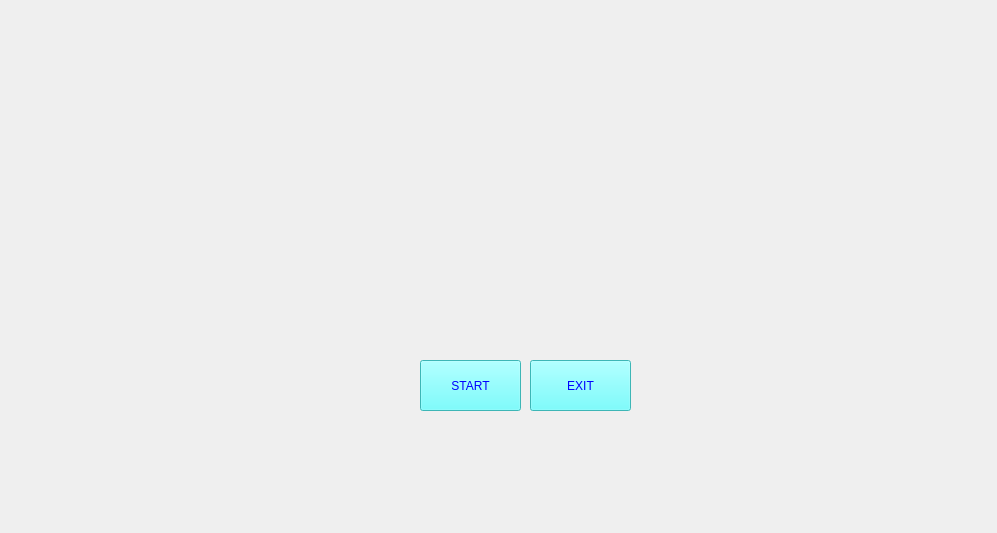
<?xml version="1.0" encoding="UTF-8"?>
<ui version="4.0">
 <class>jarvisUi</class>
 <widget class="QMainWindow" name="jarvisUi">
  <property name="geometry">
   <rect>
    <x>0</x>
    <y>0</y>
    <width>997</width>
    <height>533</height>
   </rect>
  </property>
  <property name="windowTitle">
   <string>MainWindow</string>
  </property>
  <widget class="QWidget" name="centralwidget">
   <widget class="QLabel" name="label">
    <property name="geometry">
     <rect>
      <x>-170</x>
      <y>-10</y>
      <width>1211</width>
      <height>541</height>
     </rect>
    </property>
    <property name="text">
     <string/>
    </property>
    <property name="pixmap">
     <pixmap>Black_Template.jpg</pixmap>
    </property>
    <property name="scaledContents">
     <bool>true</bool>
    </property>
   </widget>
   <widget class="QLabel" name="label_2">
    <property name="geometry">
     <rect>
      <x>630</x>
      <y>10</y>
      <width>371</width>
      <height>281</height>
     </rect>
    </property>
    <property name="text">
     <string/>
    </property>
    <property name="pixmap">
     <pixmap>Iron_Template_1.gif</pixmap>
    </property>
    <property name="scaledContents">
     <bool>true</bool>
    </property>
   </widget>
   <widget class="QLabel" name="label_3">
    <property name="geometry">
     <rect>
      <x>20</x>
      <y>180</y>
      <width>261</width>
      <height>181</height>
     </rect>
    </property>
    <property name="text">
     <string/>
    </property>
    <property name="pixmap">
     <pixmap>jarvis_jj.gif</pixmap>
    </property>
    <property name="scaledContents">
     <bool>true</bool>
    </property>
   </widget>
   <widget class="QLabel" name="label_4">
    <property name="geometry">
     <rect>
      <x>16</x>
      <y>12</y>
      <width>521</width>
      <height>181</height>
     </rect>
    </property>
    <property name="text">
     <string/>
    </property>
    <property name="pixmap">
     <pixmap>initial.gif</pixmap>
    </property>
    <property name="scaledContents">
     <bool>true</bool>
    </property>
   </widget>
   <widget class="QLabel" name="label_5">
    <property name="geometry">
     <rect>
      <x>20</x>
      <y>370</y>
      <width>281</width>
      <height>151</height>
     </rect>
    </property>
    <property name="text">
     <string/>
    </property>
    <property name="pixmap">
     <pixmap>Health_Template.gif</pixmap>
    </property>
    <property name="scaledContents">
     <bool>true</bool>
    </property>
   </widget>
   <widget class="QLabel" name="label_6">
    <property name="geometry">
     <rect>
      <x>730</x>
      <y>320</y>
      <width>251</width>
      <height>181</height>
     </rect>
    </property>
    <property name="text">
     <string/>
    </property>
    <property name="pixmap">
     <pixmap>B.G_Template_1.gif</pixmap>
    </property>
    <property name="scaledContents">
     <bool>true</bool>
    </property>
   </widget>
   <widget class="QPushButton" name="pushButton">
    <property name="geometry">
     <rect>
      <x>420</x>
      <y>360</y>
      <width>101</width>
      <height>51</height>
     </rect>
    </property>
    <property name="styleSheet">
     <string notr="true">color: rgb(0, 0, 255);
background-color: rgb(85, 255, 255);
font: 14pt &quot;MS UI Gothic&quot;;</string>
    </property>
    <property name="text">
     <string>START</string>
    </property>
   </widget>
   <widget class="QPushButton" name="pushButton_2">
    <property name="geometry">
     <rect>
      <x>530</x>
      <y>360</y>
      <width>101</width>
      <height>51</height>
     </rect>
    </property>
    <property name="styleSheet">
     <string notr="true">color: rgb(0, 0, 255);
background-color: rgb(85, 255, 255);
font: 14pt &quot;MS UI Gothic&quot;;
</string>
    </property>
    <property name="text">
     <string>EXIT</string>
    </property>
   </widget>
   <widget class="QTextBrowser" name="textBrowser">
    <property name="geometry">
     <rect>
      <x>330</x>
      <y>470</y>
      <width>191</width>
      <height>51</height>
     </rect>
    </property>
    <property name="styleSheet">
     <string notr="true">background-color: transparent;</string>
    </property>
   </widget>
   <widget class="QTextBrowser" name="textBrowser_2">
    <property name="geometry">
     <rect>
      <x>520</x>
      <y>470</y>
      <width>191</width>
      <height>51</height>
     </rect>
    </property>
    <property name="styleSheet">
     <string notr="true">background-color: transparent;</string>
    </property>
   </widget>
  </widget>
 </widget>
 <resources/>
 <connections/>
</ui>
